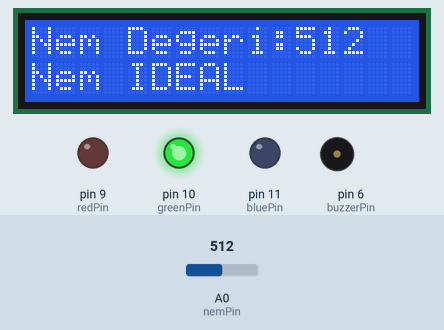
Bench run of a sketch on a simulated Arduino Uno, built with avr-gcc and run on an emulated ATmega328P. Parts: 16×2 character LCD, output pins drawn as LEDs (lit = HIGH), buzzer (waves = sounding, pin HIGH). Inputs (shaded band) come from the test bench; at power-on: A0 (nemPin) = 512.

Above: at 3.2 s.
3.3 s: A0 (nemPin) set to 689
At 4.6 s:
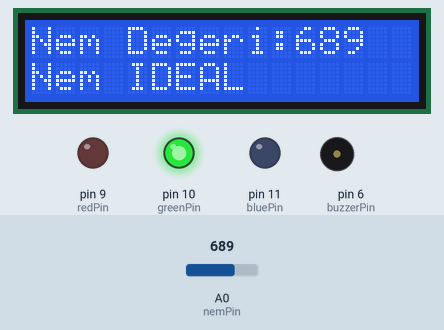
5.6 s: A0 (nemPin) set to 711
At 6.39 s:
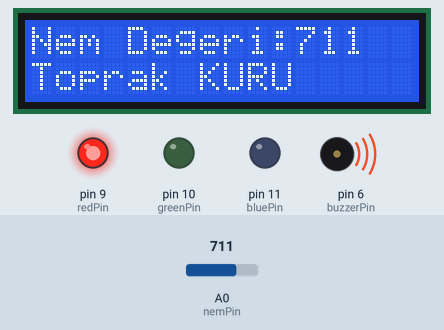
At 7.3 s:
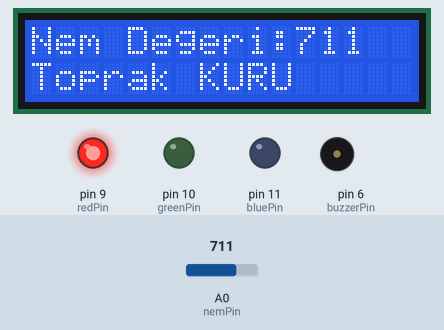
Timing chart, 0 to 14.4 s (numbered marks = the images above; inputs shaded):
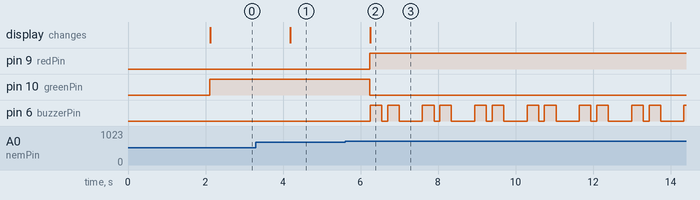

Measured:
- the behaviour switches between 700 and 701 on A0 (nemPin) (found by bisection; images 1 and 2)
- after the input at 3.3 s, the display: changes after 0.89 s (image 1)
- after the input at 5.6 s, pin 9 (redPin): LOW → HIGH after 0.63 s; pin 10 (greenPin): HIGH → LOW after 0.63 s; pin 6 (buzzerPin): LOW → HIGH after 0.65 s, then repeats every 1.4 s: LOW 0.15 s, HIGH 0.30 s, LOW 0.60 s, HIGH 0.30 s; the display: changes after 0.65 s (image 2)

The sketch:

topraknemsensorbuzzer.ino
```cpp
#include <Wire.h>
#include <LiquidCrystal_I2C.h>

LiquidCrystal_I2C lcd(0x27, 16, 2);

// -------- PINLER --------
#define nemPin A0

#define redPin 9
#define greenPin 10
#define bluePin 11

#define buzzerPin 6

// -------- NEM SEVIYELERI --------
#define KURU_SEVIYE 700
#define IDEAL_SEVIYE 400

bool buzzerCaldi = false;

// ================== SETUP ==================
void setup() {
  lcd.init();
  lcd.backlight();

  pinMode(redPin, OUTPUT);
  pinMode(greenPin, OUTPUT);
  pinMode(bluePin, OUTPUT);
  pinMode(buzzerPin, OUTPUT);

  digitalWrite(buzzerPin, LOW);

  lcd.setCursor(0, 0);
  lcd.print("Bitki Sulama");
  lcd.setCursor(0, 1);
  lcd.print("Kontrol Sist.");
  delay(2000);
  lcd.clear();
}

// ================== LOOP ==================
void loop() {
  int nem = analogRead(nemPin);

  lcd.setCursor(0, 0);
  lcd.print("Nem Degeri:");
  lcd.setCursor(11, 0);
  lcd.print(nem);
  lcd.print("   ");

  if (nem > KURU_SEVIYE) {
    // -------- KURU --------
    setColor(255, 0, 0);
    lcd.setCursor(0, 1);
    lcd.print("Toprak KURU   ");

    if (!buzzerCaldi) {
      ditDit30sn();      // 🔊 30 sn gür ses
      buzzerCaldi = true;
    }
  }
  else if (nem > IDEAL_SEVIYE) {
    // -------- IDEAL --------
    setColor(0, 255, 0);
    lcd.setCursor(0, 1);
    lcd.print("Nem IDEAL     ");
    buzzerCaldi = false;
  }
  else {
    // -------- ISLAK --------
    setColor(0, 0, 255);
    lcd.setCursor(0, 1);
    lcd.print("Toprak ISLAK  ");
    buzzerCaldi = false;
  }

  delay(1000);
}

// ================== FONKSIYONLAR ==================
void setColor(int r, int g, int b) {
  analogWrite(redPin, r);
  analogWrite(greenPin, g);
  analogWrite(bluePin, b);
}

void ditDit30sn() {
  unsigned long baslangic = millis();

  while (millis() - baslangic < 30000) {   // ⏱ 30 saniye
    digitalWrite(buzzerPin, HIGH);         // DIT
    delay(300);
    digitalWrite(buzzerPin, LOW);
    delay(150);
    digitalWrite(buzzerPin, HIGH);         // DIT
    delay(300);
    digitalWrite(buzzerPin, LOW);
    delay(600);                            // dit-dit arası
  }
}
```
